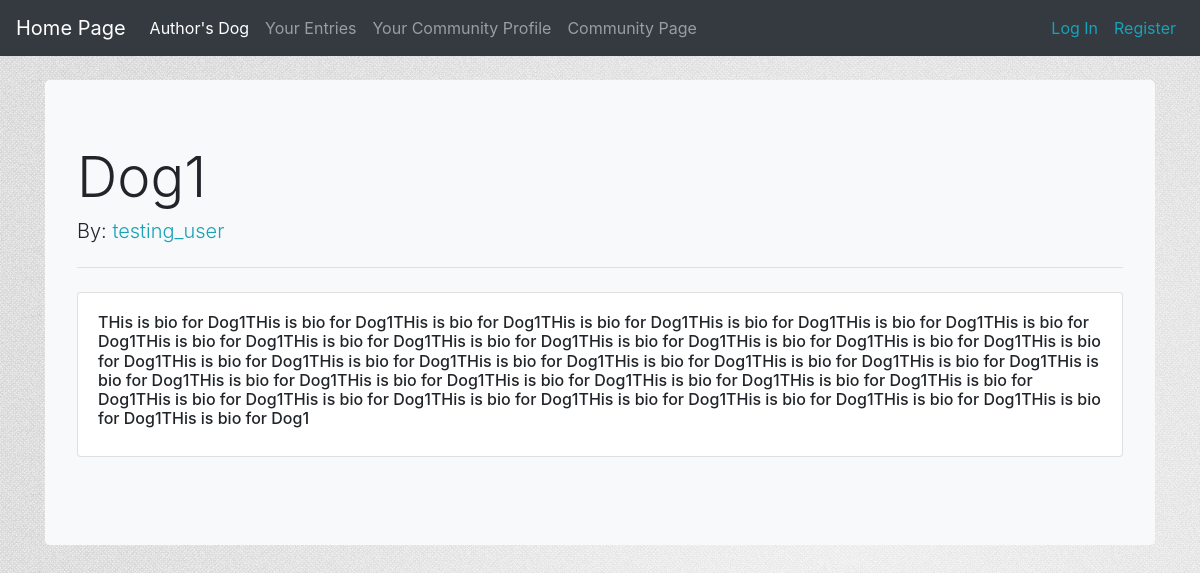
The page /community_page/21/ on the database its author committed.
### test_dog_app/models.py (models this page shows, shortened)
class DogName(models.Model):
    owner = models.ForeignKey(User, on_delete=models.CASCADE)
    owner_profile = models.ForeignKey(Profile, on_delete=models.CASCADE, null=False, blank=False)
    name = models.CharField(max_length=70)
    share = models.BooleanField(default=False)
    shared_date = models.DateTimeField(auto_now_add=False, auto_now=False, null=True, blank=False)
    def __str__(self):
        return self.name

class Entry(models.Model):
    dog_name = models.ForeignKey(DogName, on_delete=models.CASCADE, null=False)
    bio_entry = models.TextField()
    dog_photo = models.ImageField(default=None, upload_to='photo_img/', blank=True)
    share = models.BooleanField(default=False)
    date_entry = models.DateTimeField(auto_now_add=True)
    shared_date = models.DateTimeField(auto_now_add=False, auto_now=False, null=True, blank=False)

### test_dog_app/views.py (the view)
# urls.py: path('community_page/<int:dog_id>/', views.full_dog_page, name='full_dog_page'),
def full_dog_page(request, dog_id):
    dog_shared = DogName.objects.get(id=dog_id)
    dog_entries = dog_shared.entry_set.filter(share=True)
    paginator = Paginator(dog_entries, 4)
    page_number = request.GET.get('page')
    dog_entries = paginator.get_page(page_number)
    content = {
        'dog_shared': dog_shared,
        'dog_entries': dog_entries
    }
    return render(request, 'full_dog_page.html', content)

### test_dog_app/templates/full_dog_page.html (shortened to what this page needs)
{% extends 'base.html' %}
{% block content %}
<div class="jumbotron bg-light">
  <h1 class="display-4">{{ dog_shared }}</h1>
  <h6 class="lead">
    By: <a class="text-info" href="{% url 'users:user_profile' dog_shared.owner.id %}">
        {{ dog_shared.owner }}
    </a>
  </h6><hr class="my-4">
  {% for entry in dog_entries %}
      {% if entry.dog_photo %}
          <ul class="list-unstyled bg-white">
            <li class="media">
                <img src="{{ entry.dog_photo.url }}" style="width: 200px; height: 200px"
                     class= "rounded mr-3" alt="dog-photo">
            <div class="media-body">
                {{ entry.bio_entry | linebreaksbr }}
            </div>
            </li>
          </ul>
      {% else %}
          <div class="card bg-white">
            <div class="card-body">
                <h6>
                    {{ entry.bio_entry | linebreaksbr }}
                </h6>
            </div>
          </div><br/>
      {% endif %}
  {% endfor %}
</div>
{% endblock  %}

### test_dog_app/static/test_dog_app/style.css (style rules this page uses)
body { background: white url('background_image.jpg'); }

### rows shown on the page
DogName: name "Dog1", owner "testing_user"
Entry: bio_entry "THis is bio for Dog1THis is bio for Dog1THis is bio for Dog1THis is bio for Dog1THis is bio for Dog1THis is bio for Dog1THis is bio for Dog1THis is bio for Dog1THis is bio for Dog1THis is bio for Dog1THis is bio for Dog1THis is bio for Dog1THis is bio for Dog1THis is bio for Dog1THis is bio for Dog1THis is bio for Dog1THis is bio for Dog1THis is bio for Dog1THis is bio for Dog1THis is bio for Dog1THis is bio for Dog1THis is bio for Dog1THis is bio for Dog1THis is bio for Dog1THis is bio for Dog1THis is bio for Dog1THis is bio for Dog1THis is bio for Dog1THis is bio for Dog1THis is bio for Dog1THis is bio for Dog1THis is bio for Dog1THis is bio for Dog1THis is bio for Dog1THis is bio for Dog1"
